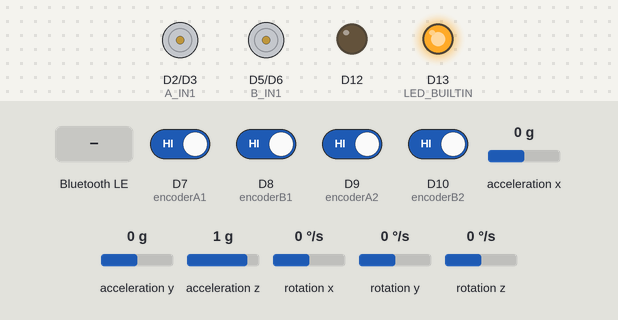
Recording of a sketch running on a simulated Arduino Nano 33 BLE. Shown: motor-driver pin pairs drawn as motors (green arrow = first pin HIGH = forward, orange = second pin HIGH = backward, longer = more drive), output pins drawn as LEDs (lit = HIGH). The inputs (shaded band) are chosen by the test bench; at power-on: D7 (encoderA1), D8 (encoderB1), D9 (encoderA2), D10 (encoderB2) HIGH, rotation x 0 °/s, acceleration y 0 g, acceleration x 0 g, acceleration z 1 g, rotation y 0 °/s, rotation z 0 °/s. Nothing arrives over Bluetooth unless stated; a phone connects over Bluetooth LE 3 s after start.

Above: at 4.2 s.
4.3 s: rotation x set to 14 °/s
7.2 s: acceleration y set to 0.8 g
At 8.1 s:
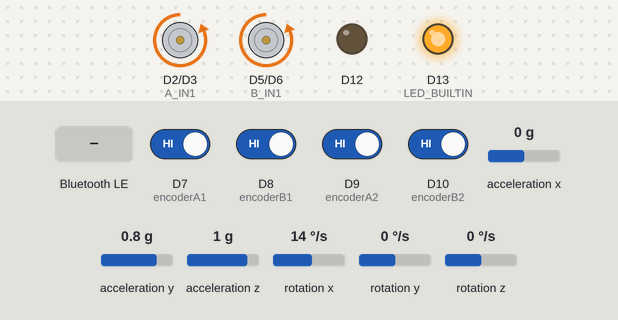
9.1 s: D7 (encoderA1) driven LOW
At 9.6 s:
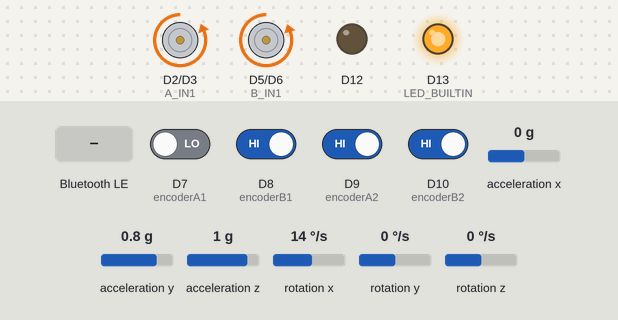
10.6 s: Bluetooth LE write "STOP" received
At 11.8 s:
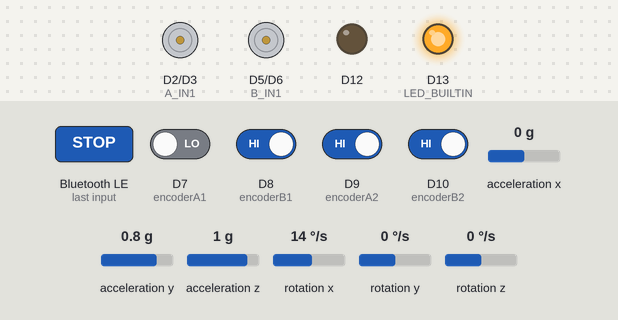
12.1 s: Bluetooth LE write "FORWARD" received
At 13.2 s:
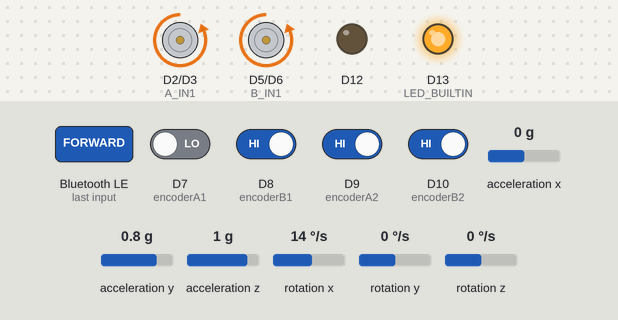
13.6 s: D8 (encoderB1) driven LOW
At 14.3 s:
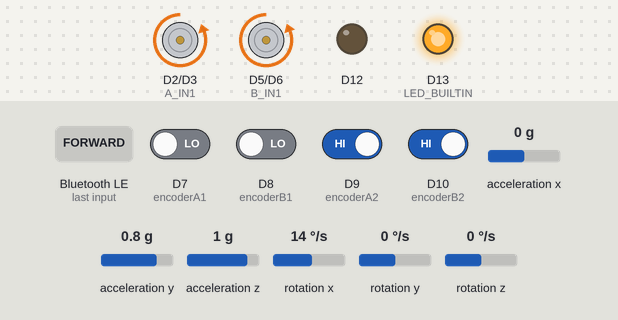
Timing chart, 0 to 16.1 s (numbered marks = the images above; inputs shaded):
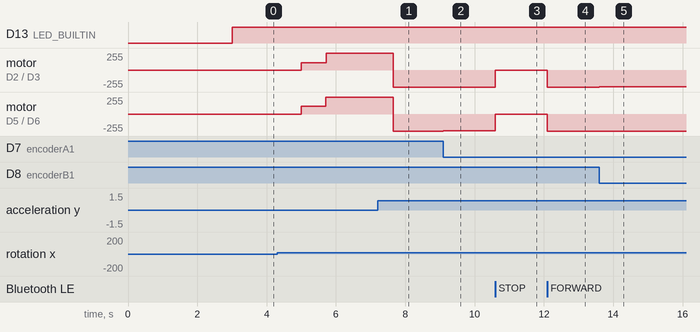

The sketch:

FWD_BCK_TUESDAY_LAST_8_25PM.ino
```cpp
#include <ArduinoBLE.h>
#include "Arduino_BMI270_BMM150.h"

#define BUFFER_SIZE 20
// ================== BLE Stuff =========================
// Define a custom BLE service and characteristic
char currentCommand[BUFFER_SIZE + 1] = "BALANCE"; // tracks active state
// Define a custom BLE service and characteristic
BLEService customService("00000000-5EC4-4083-81CD-A10B8D5CF6EC");
BLECharacteristic customCharacteristic(
    "00000001-5EC4-4083-81CD-A10B8D5CF6EC", BLERead | BLEWrite | BLENotify, BUFFER_SIZE, false);


// =================== PID + IMU Stuff =======================
// ================= MOTOR PINS =================

const int A_IN1 = 2;
const int A_IN2 = 3;

const int B_IN1 = 5;
const int B_IN2 = 6;

// ================= ENCODER PINS =================

const int encoderA1 = 7;
const int encoderB1 = 8;

const int encoderA2 = 9;
const int encoderB2 = 10;

// ================= ENCODERS =================

volatile long encoderCount1 = 0;
volatile long encoderCount2 = 0;

// ================= RPM =================

long prevCount1 = 0;
long prevCount2 = 0;

float rpmA = 0;
float rpmB = 0;

unsigned long prevRPMTime = 0;

// IMPORTANT: use your measured CPR
const float CPR = 1920.0;

// ================= IMU =================

unsigned long prevTime = 0;
bool firstRun = true;
float gyroAngle;
float filterAngle;
float gx_d;


// ================= CONTROL =================

float Kp = 12.5; //could try to increase and decrease if this does not work well
float Kd = 0.75; // differential constant 0.6
float Ki = 150.0; // integral constant
float prevError = 0; // for D
float dt = 0;
float integral = 0;
float desiredAngle = 0;
float filteredDerror = 0; //
float offset; //large pos makes it "balance" tilted to red side, always push battery pack to red bumper for consistency
float alpha = 0.0; // tune this (lower = more smoothing)

// measured deadbands
const int DEAD_A = 46; //with the white bumper closer to you, A is on the right side
const int DEAD_B = 51; // is the larger one historically (47 by one point)

const int MAX_PWM = 255;
int pwm;
//int adjust;
//int Right_pwm;
//int Left_pwm;

long count1 = 0;
long count2 = 0;


bool firstFwd = true;
float prevErrorF = 0;

bool firstBck = true;
float prevErrorB = 0;

float integralF = 0;
float integralB = 0;
// =========================================================
// SETUP
// =========================================================

void setup() {
  // Initialize the built-in LED to indicate connection status
  pinMode(LED_BUILTIN, OUTPUT);
  pinMode(12, OUTPUT);
  if (!BLE.begin()) {
    Serial.println("Starting BLE failed!");
    while (1);
  }
  // Set the device name and local name
  BLE.setLocalName("BLE-DEVICE");
  BLE.setDeviceName("BLE-DEVICE");
  // Add the characteristic to the service
  customService.addCharacteristic(customCharacteristic);
  // Add the service
  BLE.addService(customService);
  // Set an initial value for the characteristic
  customCharacteristic.writeValue("Waiting for data");
  // Start advertising the service
  BLE.advertise();


  pinMode(A_IN1, OUTPUT);
  pinMode(A_IN2, OUTPUT);
  pinMode(B_IN1, OUTPUT);
  pinMode(B_IN2, OUTPUT);

  pinMode(encoderA1, INPUT_PULLUP);
  pinMode(encoderB1, INPUT_PULLUP);
  pinMode(encoderA2, INPUT_PULLUP);
  pinMode(encoderB2, INPUT_PULLUP);

  // Motor 1 interrupts
  attachInterrupt(digitalPinToInterrupt(encoderA1), updateEncoder1, CHANGE);
  attachInterrupt(digitalPinToInterrupt(encoderB1), updateEncoder1, CHANGE);

  // Motor 2 interrupts
  attachInterrupt(digitalPinToInterrupt(encoderA2), updateEncoder2, CHANGE);
  attachInterrupt(digitalPinToInterrupt(encoderB2), updateEncoder2, CHANGE);

  Wire1.setClock(400000);  // must be before IMU.begin
  Wire.setClock(400000);  // must be before IMU.begin
  IMU.begin();

  if (!IMU.begin()) {
    //Serial.println("IMU failed!");
    while (1);
  }

}

// =========================================================
// LOOP
// =========================================================

void loop() {

  updateTilt();
  offset = 0.50;

  if (micros()<5000000){encoderCount1 =0; encoderCount2 = 0;}

  noInterrupts();
  count1 = encoderCount1;
  count2 = encoderCount2;
  interrupts();

  //if (count1 > 100 || count2 > 100) offset = 0.9;  // angle offset positive
  //if (count1 < -100 || count2 < -100) offset = 0.1; //angle offset negative

  float posError = (count1+count2)/2;
  posError = constrain (posError, -100, 100);
  float posOffset = 0.01*posError;

  pwm = (int)MotorController(desiredAngle - filterAngle + offset + posOffset, dt);
        //Serial.println(pwm);
  driveMotors(pwm);


  // Wait for a BLE central to connect
  BLEDevice central = BLE.central();

  if (central) {
    //Serial.print("Connected to central: ");
    //Serial.println(central.address());
    digitalWrite(LED_BUILTIN, HIGH); // Turn on LED to indicate connection

    // Keep running while connected
    while (central.connected()) {
      // Check if the characteristic was written
      if (customCharacteristic.written()) {
        int length = customCharacteristic.valueLength();
        const unsigned char* receivedData = customCharacteristic.value();
        char receivedString[length + 1];
        memcpy(receivedString, receivedData, length);
        receivedString[length] = '\0';
        customCharacteristic.writeValue("Data received");
        strncpy(currentCommand, receivedString, BUFFER_SIZE); // ← save it
        //Serial.println(currentCommand);
      }
      // update tilt in every iteration
      //updateTilt();
      // Then below, always running every loop iteration:
      if (strcmp(currentCommand, "FORWARD") == 0) {
        // keep fwd - 50 cm
        updateTilt();
        posOffset = 0;
        float target = -3850;

        if (firstFwd){
          integral = 0;
          firstFwd = false;
          prevErrorF = 0;
          noInterrupts();
          encoderCount1 = 0;
          encoderCount2 = 0;
          count1 = 0;
          count2 = 0;
          interrupts();
        }

        noInterrupts();
        count1 = encoderCount1;
        count2 = encoderCount2;
        interrupts();

        // Tune these
        float Kp_pos = 0.001;   // start here, adjust for speed
        float Kd_pos = 5;   // start small, increase if overshoot
        float Ki_pos = 0.000025;

        float position = (count1 + count2) / 2.0f;
        float FWDerror = target - position;
        float fError = FWDerror - prevErrorF;

        integralF = integralF + FWDerror*dt;

        float fwdOffset = -1*((Kp_pos * FWDerror) + (Kd_pos * fError*dt) +(Ki_pos*integralF));
        prevErrorF = FWDerror;

        fwdOffset = constrain(fwdOffset, -0.75, 0.75);

        if (position<-3820) digitalWrite(12, HIGH);
        pwm = (int)MotorController(desiredAngle - filterAngle + offset + posOffset + fwdOffset, dt);
        driveMotors(pwm);

      }

      else if (strcmp(currentCommand, "REVERSE") == 0) {
        updateTilt();
        posOffset = 0;
        float target = 3850;

        if (firstBck){
          integral = 0;
          digitalWrite(12, LOW);
          firstBck = false;
          prevErrorB = 0;
          noInterrupts();
          encoderCount1 = 0;
          encoderCount2 = 0;
          count1 = 0;
          count2 = 0;
          interrupts();
        }

        noInterrupts();
        count1 = encoderCount1;
        count2 = encoderCount2;
        interrupts();

        // Tune these
        float Kp_pos = 0.001;   // start here, adjust for speed
        float Kd_pos = 5;   // start small, increase if overshoot
        float Ki_pos = 0.000025;


        float position = (count1 + count2) / 2.0f;
        float BCKerror = target - position;
        float bError = BCKerror - prevErrorB;

        integralB = integralB + BCKerror*dt;

        float bckOffset = -1*((Kp_pos * BCKerror) + (Kd_pos * bError*dt)+(Ki_pos*integralB*dt));
        prevErrorB = BCKerror;

        bckOffset = constrain(bckOffset, -0.75, 0.75);

        if (position>3820) digitalWrite(12, HIGH);
        pwm = (int)MotorController(desiredAngle - filterAngle + offset + posOffset + bckOffset, dt);
        driveMotors(pwm);

      }

      else if (strcmp(currentCommand, "RIGHT") == 0) {

      }

       else if (strcmp(currentCommand, "LEFT") == 0) {
        //keep reversing
        //Serial.println(currentCommand);
      }

      else if (strcmp(currentCommand, "STOP") == 0) {
        driveMotors(0);
      }

      else if (strcmp(currentCommand, "BALANCE") == 0) {
        updateTilt();
        offset = 0.50;

        noInterrupts();
        count1 = encoderCount1;
        count2 = encoderCount2;
        interrupts();

        float posError = (count1+count2)/2;
        posError = constrain (posError, -100, 100);
        float posOffset = 0.01*posError;

        pwm = (int)MotorController(desiredAngle - filterAngle + offset + posOffset, dt);
        driveMotors(pwm);
      }
    }

    digitalWrite(LED_BUILTIN, LOW); // Turn off LED when disconnected
    //Serial.println("Disconnected from central.");
  }

}


void updateTilt() {
  float ax, ay, az;
  float gx, gy, gz;
  float accAngle;

  const float k = 0.99;

  if (IMU.accelerationAvailable() && IMU.gyroscopeAvailable()){

    //Time difference
    unsigned long currentTime = micros();
    dt = (currentTime - prevTime) / 1000000.0;
    prevTime = currentTime;

    // Accelerometer Angle
    IMU.readAcceleration(ax, ay, az);
    accAngle = atan2 (ay, az) * 180/PI;
    //Serial.print(accAngle);
    //Serial.print(" deg ");

    //Gyro Angle and Filter Angle
    IMU.readGyroscope(gx, gy, gz);
    gx_d = gx;
    if (firstRun){
      gyroAngle = (accAngle + (gx*(-1)) * dt); // multiplied gx by -1 to align polarity with sensor orientation
      filterAngle = k*gyroAngle + (1-k)*accAngle;
      firstRun = false;
    }

    else {
      gyroAngle = (filterAngle + (gx*(-1)) * dt); // multiplied gx by -1 to align polarity with sensor orientation
      filterAngle = k*gyroAngle + (1-k)*accAngle;
    }

  }
}

// =========================================================
// MOTOR CONTROL WITH INDIVIDUAL DEADBANDS
// =========================================================
void driveMotors(int pwm) {

  int pwmA = pwm;
  int pwmB = pwm;

  if (pwmA > 10) pwmA += DEAD_A;
  else if (pwmA < 10) pwmA -= DEAD_A;

  if (pwmB > 10) pwmB += DEAD_B;
  else if (pwmB < 10) pwmB -= DEAD_B;

  pwmA = constrain(pwmA, -255, 255);
  pwmB = constrain(pwmB, -255, 255);

  float yawError = count1-count2;
  float K_yaw = 0.25;
  pwmA = pwmA-K_yaw*yawError;
  pwmB = pwmB+K_yaw*yawError;

  if (pwm > 0) {

    analogWrite(A_IN1, pwmA);
    analogWrite(A_IN2, 0);

    analogWrite(B_IN1, pwmB);
    analogWrite(B_IN2, 0);

  } else if (pwm < 0) {

    pwmA = -pwmA;
    pwmB = -pwmB;

    analogWrite(A_IN1, 0);
    analogWrite(A_IN2, pwmA);

    analogWrite(B_IN1, 0);
    analogWrite(B_IN2, pwmB);

  } else {

    analogWrite(A_IN1, 0);
    analogWrite(A_IN2, 0);

    analogWrite(B_IN1, 0);
    analogWrite(B_IN2, 0);
  }
}


void updateEncoder1() {

    static int lastA = 0;
    static int lastB = 0;

    int A = digitalRead(encoderA1);
    int B = digitalRead(encoderB1);

    if (A != lastA) {
        if (A == B) encoderCount1++;
        else encoderCount1--;
    }
    else {
        if (A != B) encoderCount1++;
        else encoderCount1--;
    }

    lastA = A;
    lastB = B;
}

void updateEncoder2() {

    static int lastA = 0;
    static int lastB = 0;

    int A = digitalRead(encoderA2);
    int B = digitalRead(encoderB2);

    if (A != lastA) {
        if (A == B) encoderCount2++;
        else encoderCount2--;
    }
    else {
        if (A != B) encoderCount2++;
        else encoderCount2--;
    }

    lastA = A;
    lastB = B;
}


float MotorController(float error, float dt){ // takes tilt angle (error), calculates error based on type of control, outputs pwm
  // proportional part
  float P = Kp * error; // or should we do int?
  //if (error>4) P = Kp* 1.5 * error;
  float D = Kd * gx_d;
  integral = integral + dt*error;
  //integral = integral + dt*error;
  integral = constrain(integral, -150, 150);
  if (micros()<5500000) integral = 0;
  float I = integral * Ki;

  float PID = (P + I + D); // change gain later

  if (micros()<5000000) return 0;
  return PID;
}

void MotorTurn(char* turn, int pwm){
  // set the right and the left motor to turning values
  int right_pwm;
  int left_pwm;

  right_pwm = constrain(right_pwm, -255, 255);
  left_pwm = constrain(left_pwm, -255, 255);

  if (turn == "r"){
    right_pwm = pwm - 10;
    left_pwm = pwm + 20;
  }

  else if (turn == "l"){
    right_pwm = pwm +20;
    left_pwm = pwm -10;
  }

  if (pwm > 0) {
    analogWrite(A_IN1, right_pwm);
    analogWrite(A_IN2, 0);

    analogWrite(B_IN1, left_pwm);
    analogWrite(B_IN2, 0);

  } else if (pwm < 0) {
    right_pwm = -right_pwm;
    left_pwm = -left_pwm;

    analogWrite(A_IN1, 0);
    analogWrite(A_IN2, left_pwm);

    analogWrite(B_IN1, 0);
    analogWrite(B_IN2, right_pwm);

  } else {

    analogWrite(A_IN1, 0);
    analogWrite(A_IN2, 0);

    analogWrite(B_IN1, 0);
    analogWrite(B_IN2, 0);
  }

}
```

Measured:
- after the input at 7.2 s, motor on D2 (A_IN1) / D3 (A_IN2): forward 255/255 → backward 255/255 after 0.46 s; motor on D5 (B_IN1) / D6 (B_IN2): forward 255/255 → backward 255/255 after 0.45 s
- after the input at 9.1 s, motor on D5 (B_IN1) / D6 (B_IN2): backward 255/255 → backward 254/255 at once
- after the input at 10.6 s, motor on D2 (A_IN1) / D3 (A_IN2): backward 255/255 → stopped at once; motor on D5 (B_IN1) / D6 (B_IN2): backward 254/255 → stopped at once
- after the input at 12.1 s, motor on D2 (A_IN1) / D3 (A_IN2), motor on D5 (B_IN1) / D6 (B_IN2): stopped → backward 255/255 at once
- after the input at 13.6 s, motor on D2 (A_IN1) / D3 (A_IN2): backward 255/255 → backward 254/255 at once
